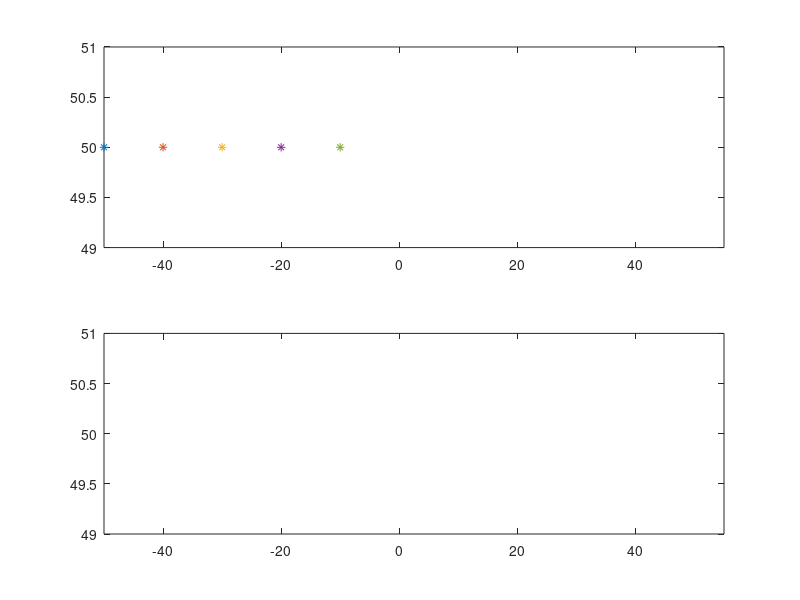

Write the MATLAB code that produced this figure. (Note: this script raises an error after producing the figure.)
clear all;
c = 50;
f = 30;
R(1,1) = f/sqrt(c^2+f^2);
R(1,2) = c/sqrt(c^2+f^2);
R(2,1) = -R(1,2);
R(2,2) = R(1,1);

z = -140/R(1,2);
xyz = [-140 -130 -120 -110 -100;z z z z z];
K = floor(R*xyz);

figure
subplot(2,1,1);
a = plot(linspace(-c,-10,5),50,'*');
axis([-50 55 49 51]);
%set(a,'Color','blue');
subplot(2,1,2);
a = plot(K(1,:),50,'*');
axis([-50 55 49 51]);
%set(a,'Color','red');

genSquares(linspace(c+150,140,5),linspace(100,140,5),[z z z],5,30);
genSquares(K(1,:)+150,linspace(100,140,5),[K(2,1),K(2,5),K(2,1)],5,30);
